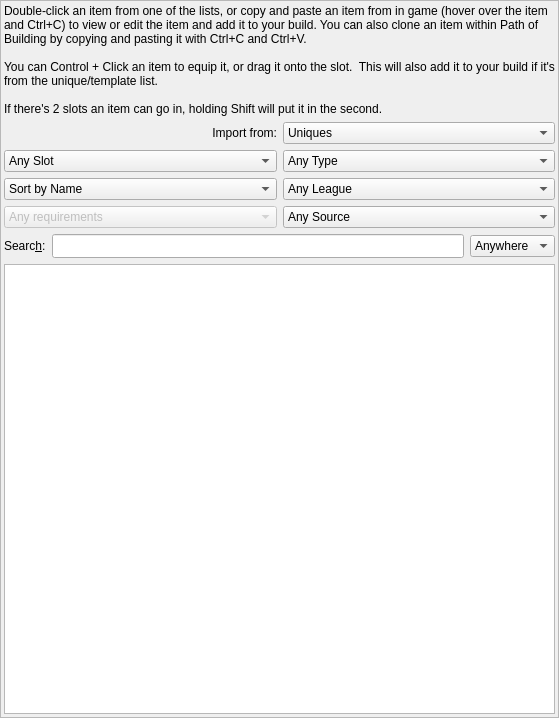
                  <widget class="QFrame" name="frame_TemplateItems">
                   <property name="frameShape">
                    <enum>QFrame::StyledPanel</enum>
                   </property>
                   <property name="frameShadow">
                    <enum>QFrame::Raised</enum>
                   </property>
                   <layout class="QVBoxLayout" name="verticalLayout_3">
                    <property name="leftMargin">
                     <number>3</number>
                    </property>
                    <property name="topMargin">
                     <number>3</number>
                    </property>
                    <property name="rightMargin">
                     <number>3</number>
                    </property>
                    <property name="bottomMargin">
                     <number>3</number>
                    </property>
                    <item>
                     <widget class="QLabel" name="label_6">
                      <property name="text">
                       <string>Double-click an item from one of the lists, or copy and paste an item from in game (hover over the item and Ctrl+C) to view or edit the item and add it to your build. You can also clone an item within Path of Building by copying and pasting it with Ctrl+C and Ctrl+V.

You can Control + Click an item to equip it, or drag it onto the slot.  This will also add it to your build if it's from the unique/template list.

If there's 2 slots an item can go in, holding Shift will put it in the second.</string>
                      </property>
                      <property name="wordWrap">
                       <bool>true</bool>
                      </property>
                     </widget>
                    </item>
                    <item>
                     <layout class="QHBoxLayout" name="horizontalLayout_9">
                      <item>
                       <widget class="QLabel" name="label_ItemsImportFrom">
                        <property name="text">
                         <string>Import from:</string>
                        </property>
                        <property name="alignment">
                         <set>Qt::AlignRight|Qt::AlignTrailing|Qt::AlignVCenter</set>
                        </property>
                        <property name="buddy">
                         <cstring>combo_ItemsImportFrom</cstring>
                        </property>
                       </widget>
                      </item>
                      <item>
                       <widget class="QComboBox" name="combo_ItemsImportFrom">
                        <property name="maxVisibleItems">
                         <number>15</number>
                        </property>
                        <item>
                         <property name="text">
                          <string>Uniques</string>
                         </property>
                        </item>
                        <item>
                         <property name="text">
                          <string>Rare Templates</string>
                         </property>
                        </item>
                       </widget>
                      </item>
                     </layout>
                    </item>
                    <item>
                     <layout class="QHBoxLayout" name="horizontalLayout_11">
                      <item>
                       <widget class="QComboBox" name="combo_ItemsImportSlot">
                        <property name="minimumSize">
                         <size>
                          <width>150</width>
                          <height>0</height>
                         </size>
                        </property>
                        <property name="maxVisibleItems">
                         <number>15</number>
                        </property>
                        <item>
                         <property name="text">
                          <string>Any Slot</string>
                         </property>
                        </item>
                        <item>
                         <property name="text">
                          <string>Weapon 1</string>
                         </property>
                        </item>
                        <item>
                         <property name="text">
                          <string>Weapon 2</string>
                         </property>
                        </item>
                        <item>
                         <property name="text">
                          <string>Belt</string>
                         </property>
                        </item>
                        <item>
                         <property name="text">
                          <string>Body Armour</string>
                         </property>
                        </item>
                        <item>
                         <property name="text">
                          <string>Boots</string>
                         </property>
                        </item>
                        <item>
                         <property name="text">
                          <string>Gloves</string>
                         </property>
                        </item>
                        <item>
                         <property name="text">
                          <string>Helmet</string>
                         </property>
                        </item>
                        <item>
                         <property name="text">
                          <string>Amulet</string>
                         </property>
                        </item>
                        <item>
                         <property name="text">
                          <string>Ring</string>
                         </property>
                        </item>
                        <item>
                         <property name="text">
                          <string>Jewel</string>
                         </property>
                        </item>
                        <item>
                         <property name="text">
                          <string>Flask</string>
                         </property>
                        </item>
                       </widget>
                      </item>
                      <item>
                       <widget class="QComboBox" name="combo_ItemsImportType">
                        <property name="minimumSize">
                         <size>
                          <width>150</width>
                          <height>0</height>
                         </size>
                        </property>
                        <property name="maxVisibleItems">
                         <number>15</number>
                        </property>
                        <item>
                         <property name="text">
                          <string>Any Type</string>
                         </property>
                        </item>
                       </widget>
                      </item>
                     </layout>
                    </item>
                    <item>
                     <layout class="QHBoxLayout" name="horizontalLayout_12">
                      <item>
                       <widget class="QComboBox" name="combo_ItemsImportSort">
                        <property name="enabled">
                         <bool>true</bool>
                        </property>
                        <property name="minimumSize">
                         <size>
                          <width>150</width>
                          <height>0</height>
                         </size>
                        </property>
                        <property name="maxVisibleItems">
                         <number>15</number>
                        </property>
                        <item>
                         <property name="text">
                          <string>Sort by Name</string>
                         </property>
                        </item>
                       </widget>
                      </item>
                      <item>
                       <widget class="QComboBox" name="combo_ItemsImportLeague">
                        <property name="minimumSize">
                         <size>
                          <width>150</width>
                          <height>0</height>
                         </size>
                        </property>
                        <property name="maxVisibleItems">
                         <number>15</number>
                        </property>
                        <item>
                         <property name="text">
                          <string>Any League</string>
                         </property>
                        </item>
                        <item>
                         <property name="text">
                          <string>No League</string>
                         </property>
                        </item>
                       </widget>
                      </item>
                     </layout>
                    </item>
                    <item>
                     <layout class="QHBoxLayout" name="horizontalLayout_13">
                      <item>
                       <widget class="QComboBox" name="combo_ItemsImportRequirements">
                        <property name="enabled">
                         <bool>false</bool>
                        </property>
                        <property name="minimumSize">
                         <size>
                          <width>150</width>
                          <height>0</height>
                         </size>
                        </property>
                        <property name="maxVisibleItems">
                         <number>15</number>
                        </property>
                        <item>
                         <property name="text">
                          <string>Any requirements</string>
                         </property>
                        </item>
                        <item>
                         <property name="text">
                          <string>Current level</string>
                         </property>
                        </item>
                        <item>
                         <property name="text">
                          <string>Current attributes</string>
                         </property>
                        </item>
                        <item>
                         <property name="text">
                          <string>Current useable</string>
                         </property>
                        </item>
                       </widget>
                      </item>
                      <item>
                       <widget class="QComboBox" name="combo_ItemsImportSource">
                        <property name="enabled">
                         <bool>true</bool>
                        </property>
                        <property name="minimumSize">
                         <size>
                          <width>150</width>
                          <height>0</height>
                         </size>
                        </property>
                        <property name="maxVisibleItems">
                         <number>15</number>
                        </property>
                        <item>
                         <property name="text">
                          <string>Any Source</string>
                         </property>
                        </item>
                        <item>
                         <property name="text">
                          <string>Obtainable</string>
                         </property>
                        </item>
                        <item>
                         <property name="text">
                          <string>Unobtainable</string>
                         </property>
                        </item>
                        <item>
                         <property name="text">
                          <string>Vendor Recipe</string>
                         </property>
                        </item>
                        <item>
                         <property name="text">
                          <string>Upgraded</string>
                         </property>
                        </item>
                        <item>
                         <property name="text">
                          <string>Boss Item</string>
                         </property>
                        </item>
                        <item>
                         <property name="text">
                          <string>Corruption</string>
                         </property>
                        </item>
                       </widget>
                      </item>
                     </layout>
                    </item>
                    <item>
                     <layout class="QHBoxLayout" name="horizontalLayout_8">
                      <item>
                       <widget class="QLabel" name="label_ImportItemsSearch">
                        <property name="layoutDirection">
                         <enum>Qt::LeftToRight</enum>
                        </property>
                        <property name="text">
                         <string>Searc&amp;h:</string>
                        </property>
                        <property name="buddy">
                         <cstring>lineedit_ItemsImportSearch</cstring>
                        </property>
                       </widget>
                      </item>
                      <item>
                       <widget class="QLineEdit" name="lineedit_ItemsImportSearch">
                        <property name="minimumSize">
                         <size>
                          <width>0</width>
                          <height>24</height>
                         </size>
                        </property>
                       </widget>
                      </item>
                      <item>
                       <widget class="QComboBox" name="combo_ItemsImportSearchSource">
                        <property name="maxVisibleItems">
                         <number>15</number>
                        </property>
                        <item>
                         <property name="text">
                          <string>Anywhere</string>
                         </property>
                        </item>
                        <item>
                         <property name="text">
                          <string>Names</string>
                         </property>
                        </item>
                        <item>
                         <property name="text">
                          <string>Modifiers</string>
                         </property>
                        </item>
                       </widget>
                      </item>
                     </layout>
                    </item>
                    <item>
                     <widget class="ListBox" name="list_ImportItems">
                      <property name="minimumSize">
                       <size>
                        <width>350</width>
                        <height>450</height>
                       </size>
                      </property>
                      <property name="maximumSize">
                       <size>
                        <width>16777215</width>
                        <height>700</height>
                       </size>
                      </property>
                      <property name="sortingEnabled">
                       <bool>false</bool>
                      </property>
                     </widget>
                    </item>
                   </layout>
                  </widget>
